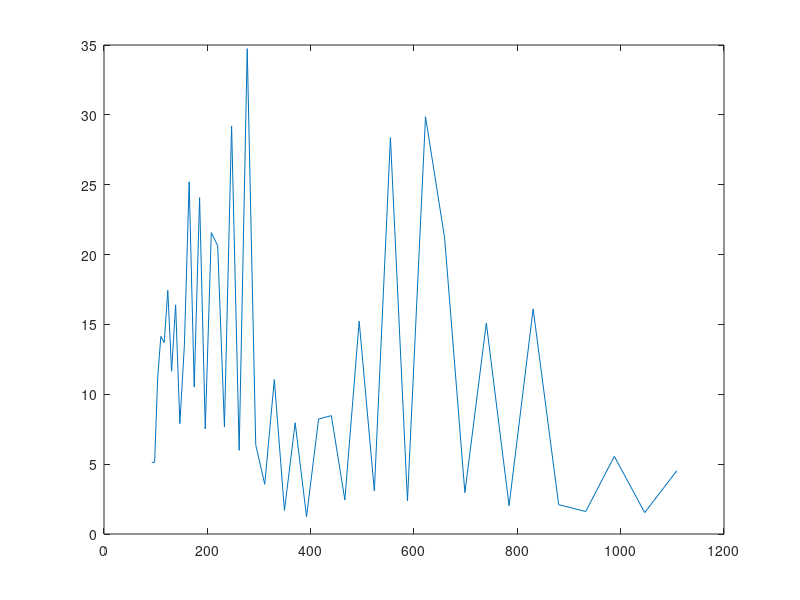

The MATLAB script that drew this image:
freqs = [92.50,98.00,103.83,110.00,116.54,123.47,130.81,138.59,146.83,155.56,164.81,174.61,185.00,196.00,207.65,220.00,233.08,246.94,261.63,277.18,293.66,311.13,329.63,349.23,369.99,392.00,415.30,440.00,466.16,493.88,523.25,554.37,587.33,622.25,659.26,698.46,739.99,783.99,830.61,880.00,932.33,987.77,1046.50,1108.73;5.12,5.14,11.14,14.14,13.70,17.44,11.65,16.40,7.90,13.50,25.21,10.52,24.07,7.52,21.57,20.63,7.67,29.21,5.99,34.74,6.39,3.56,11.05,1.69,7.96,1.24,8.23,8.47,2.44,15.23,3.08,28.37,2.38,29.87,21.19,2.96,15.10,2.03,16.11,2.10,1.61,5.56,1.53,4.53];
plot ( freqs(1,:), freqs(2,:)); pause
